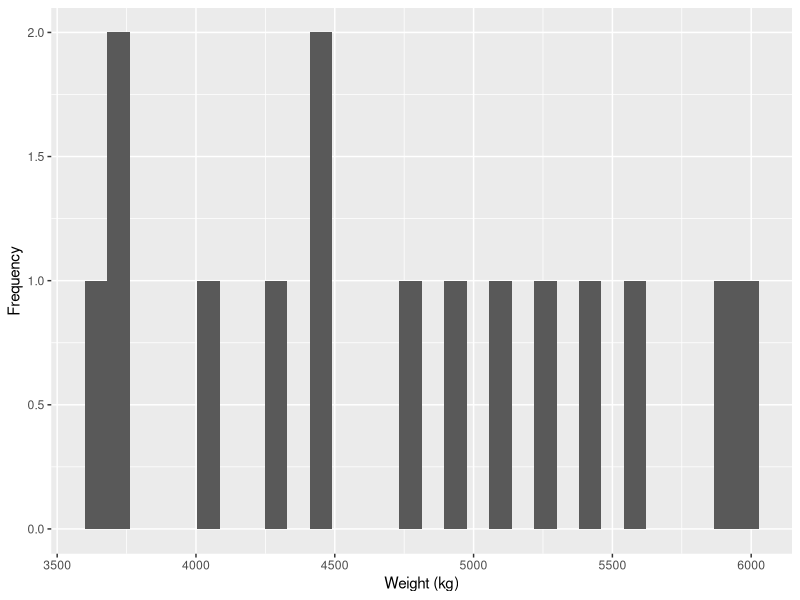
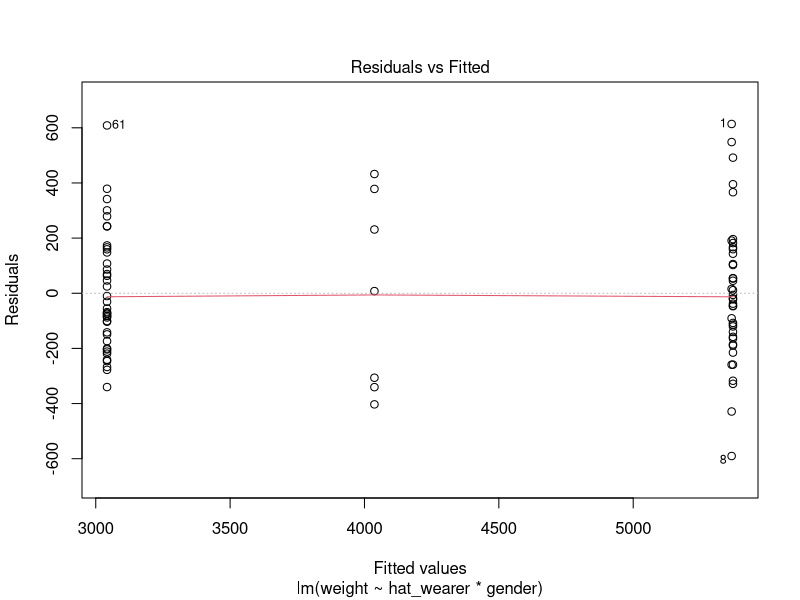
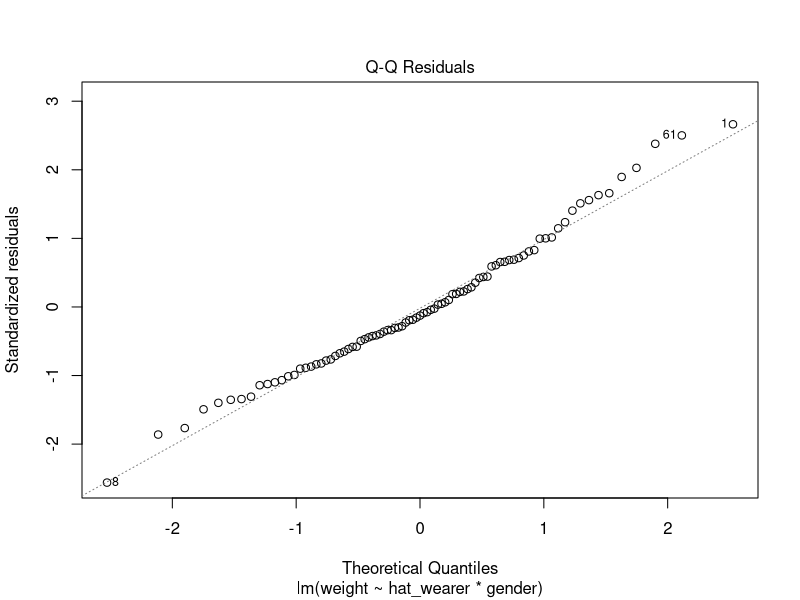
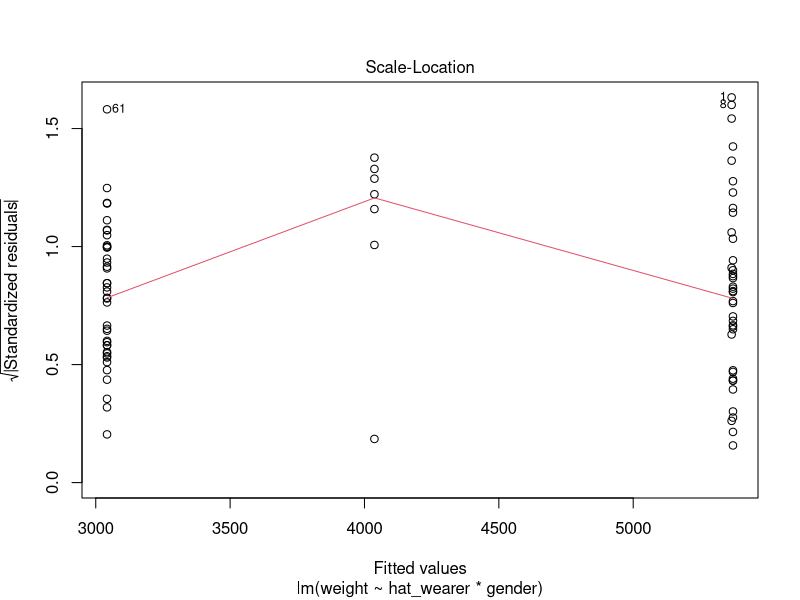
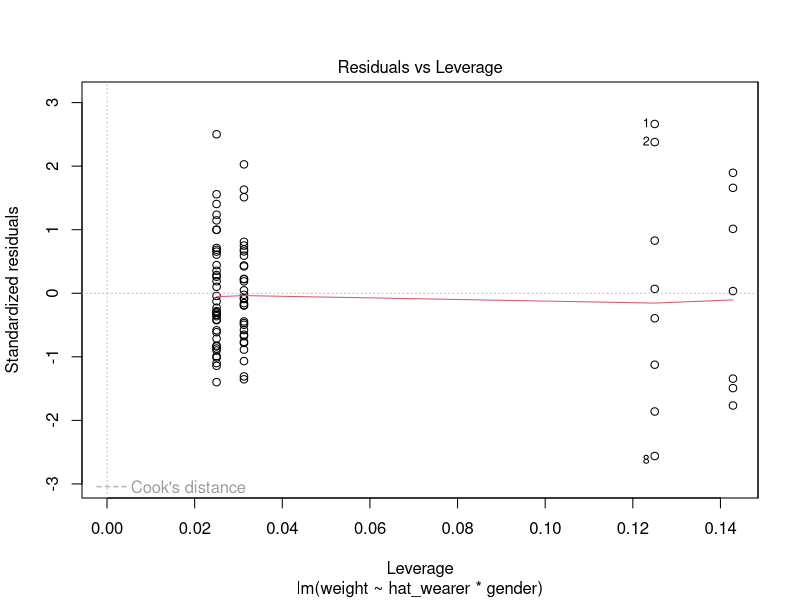
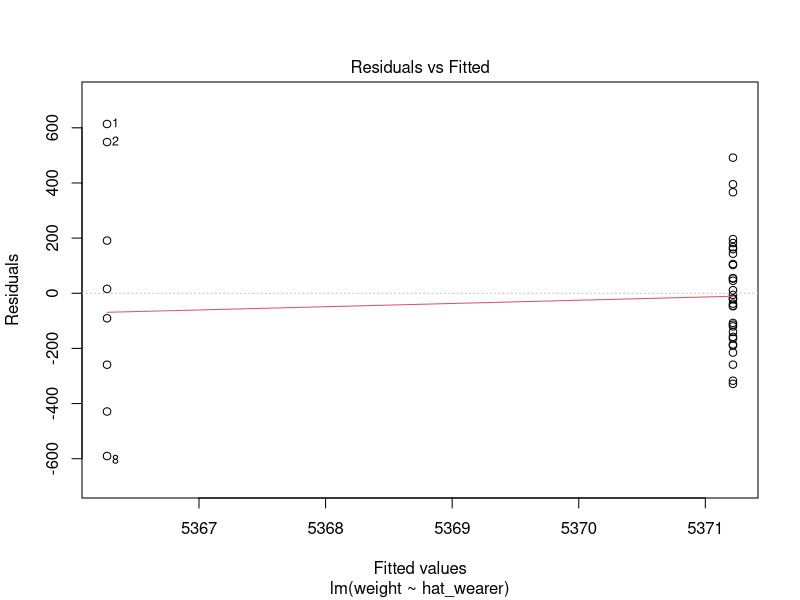
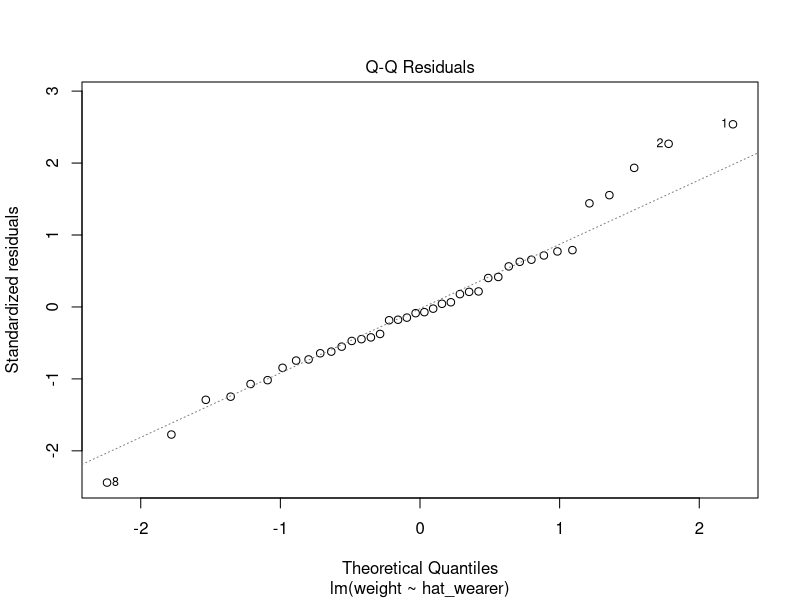
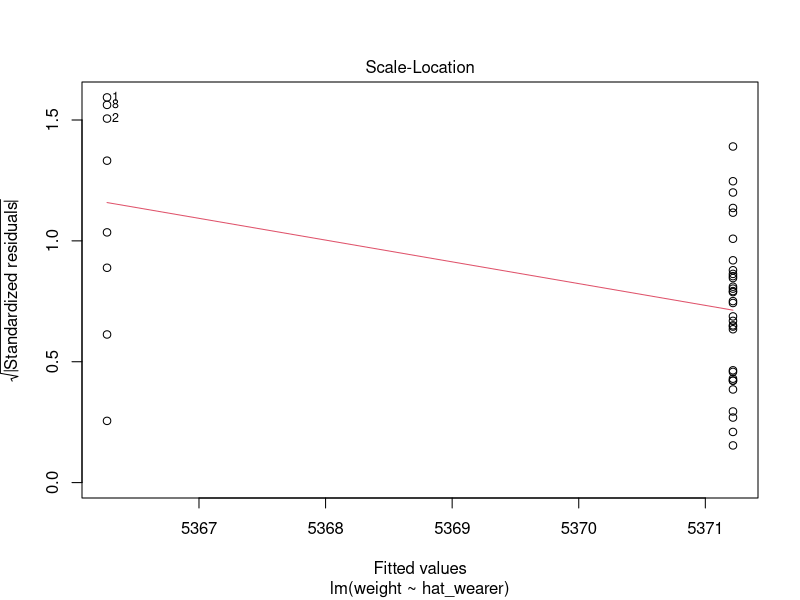

R code for these plots, in order:
## ---- chunk 1
set.seed(16)
whale_data <-data.frame(year=1987:2024)
whale_data$population_size <- round(runif(nrow(whale_data), 60,90))
for (i in 1:nrow(whale_data)){
  if (whale_data$year[i] != 1987 & whale_data$year[i]!=2024){
    whale_data$hat_wearers[i] <- rbinom(1, whale_data$population_size[i], .05)
  }
  else(whale_data$hat_wearers[i] <- rbinom(1, whale_data$population_size[i], .23))
}
whale_data$prop_wearing_salmon <- whale_data$hat_wearers/whale_data$population_size
whale_data$salmon_status <- factor(sample(c("high", "low", "closed"),nrow(whale_data), replace = T))

## ---- chunk 2
binom.test(15, 87, .03)#lab
## ---- chunk 3
t.test(c(7,8), c(40,47))
## ---- chunk 4
chisq.test(matrix(c(8,7,40-8, 47-7), 2,2, byrow = T)) 
## ---- chunk 5
head(whale_data)
## ---- chunk 6
    glm_model <- glm(cbind(whale_data$hat_wearers, whale_data$population_size-whale_data$hat_wearers)~salmon_status, whale_data, family = binomial)
    summary(glm_model)
    library(car)
    Anova(glm_model, type = "III")
    library(multcomp)
    summary(glht(glm_model, linfct = mcp(salmon_status = "Tukey")))

    glm_model_quasi <- glm(cbind(whale_data$hat_wearers, whale_data$population_size-whale_data$hat_wearers)~salmon_status, whale_data, family = "quasibinomial")
    Anova(glm_model_quasi, type = "III")
    summary(glht(glm_model_quasi, linfct = mcp(salmon_status = "Tukey")))


## ---- chunk 7
set.seed(18)
orca_weights <- data.frame(weight = runif(15, 3500, 6000))
library(ggplot2)
ggplot(orca_weights, aes(x=weight))+
  geom_histogram()+
  labs(x="Weight (kg)", y= "Frequency" )
## ---- chunk 8
t.test(orca_weights$weight, mu=4077)
## ---- chunk 9
set.seed(22)
whale_data_2024 <- data.frame(hat_wearer = factor(c(rep("yes", 15), rep ("no",87-15))),
                              gender = factor(c(rep("male",8), rep("female",7), rep("male", 40-8),rep("female",47-7))),
                              weight = c(rev(sort(orca_weights$weight)),rnorm(40-8, 5366, 200), rnorm(47-7, 3000, 200)),
                              length =c(rnorm(8, 6.2, .3), 
                                        rnorm(7, 5.4, .5),
                                        rnorm(40-8, 6.2, .3), 
                                        rnorm(47-7, 5.4, .5)) )
## ---- chunk 10
impact <- lm (weight~hat_wearer*gender, whale_data_2024)
plot(impact)
Anova(impact, type="III")

impact_male <- lm (weight~hat_wearer, whale_data_2024[whale_data_2024$gender=="male",])
plot(impact_male)
Anova(impact_male, type="III")

impact_female <- lm (weight~hat_wearer, whale_data_2024[whale_data_2024$gender=="female",])
plot(impact_female)
Anova(impact_female, type="III")
summary(impact_female)
## ---- chunk 11
lwr <- lm(length~weight, whale_data_2024)
plot(lwr)
Anova(lwr, type="III")
